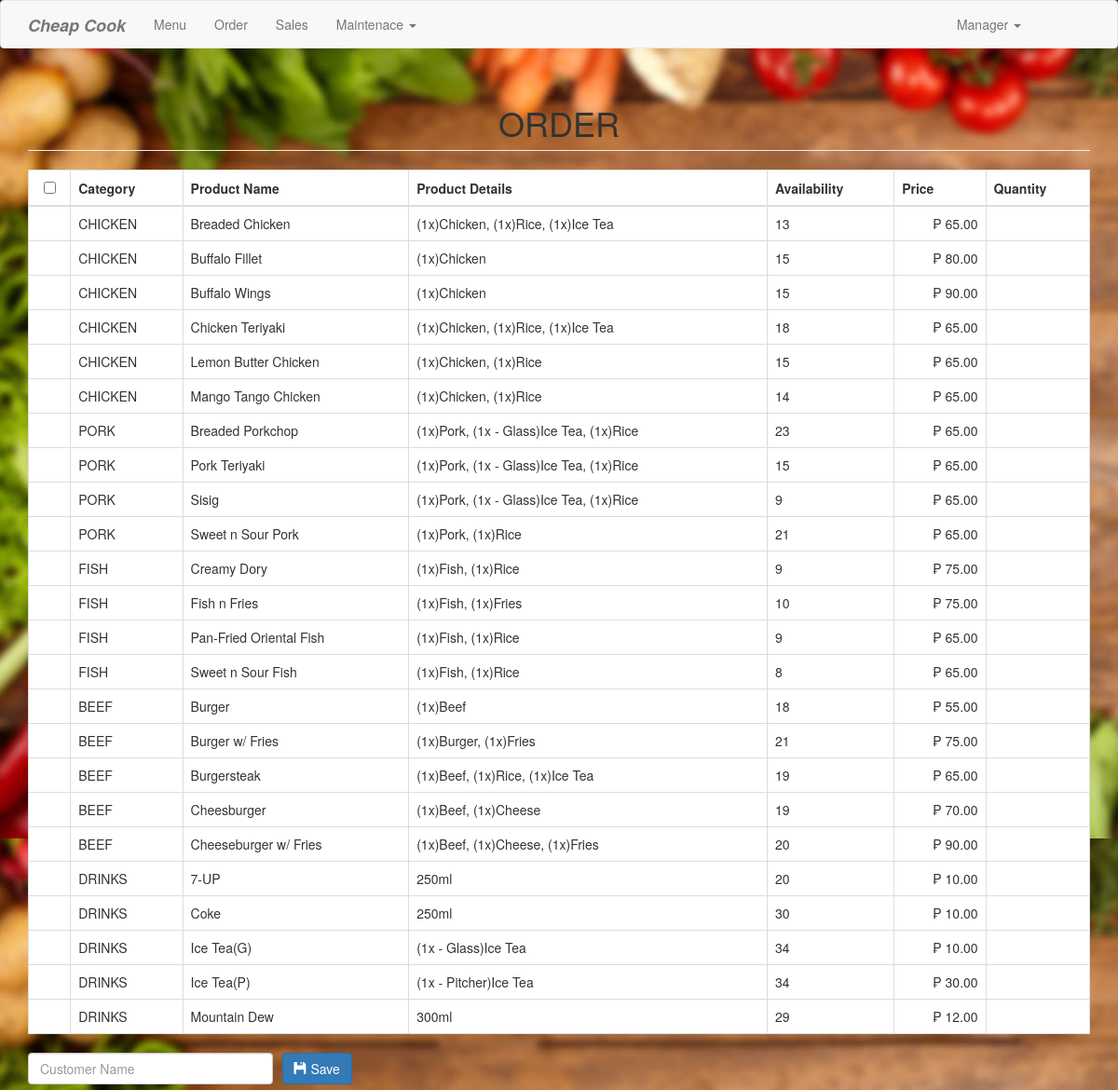
Before: /order.php with the older database file.
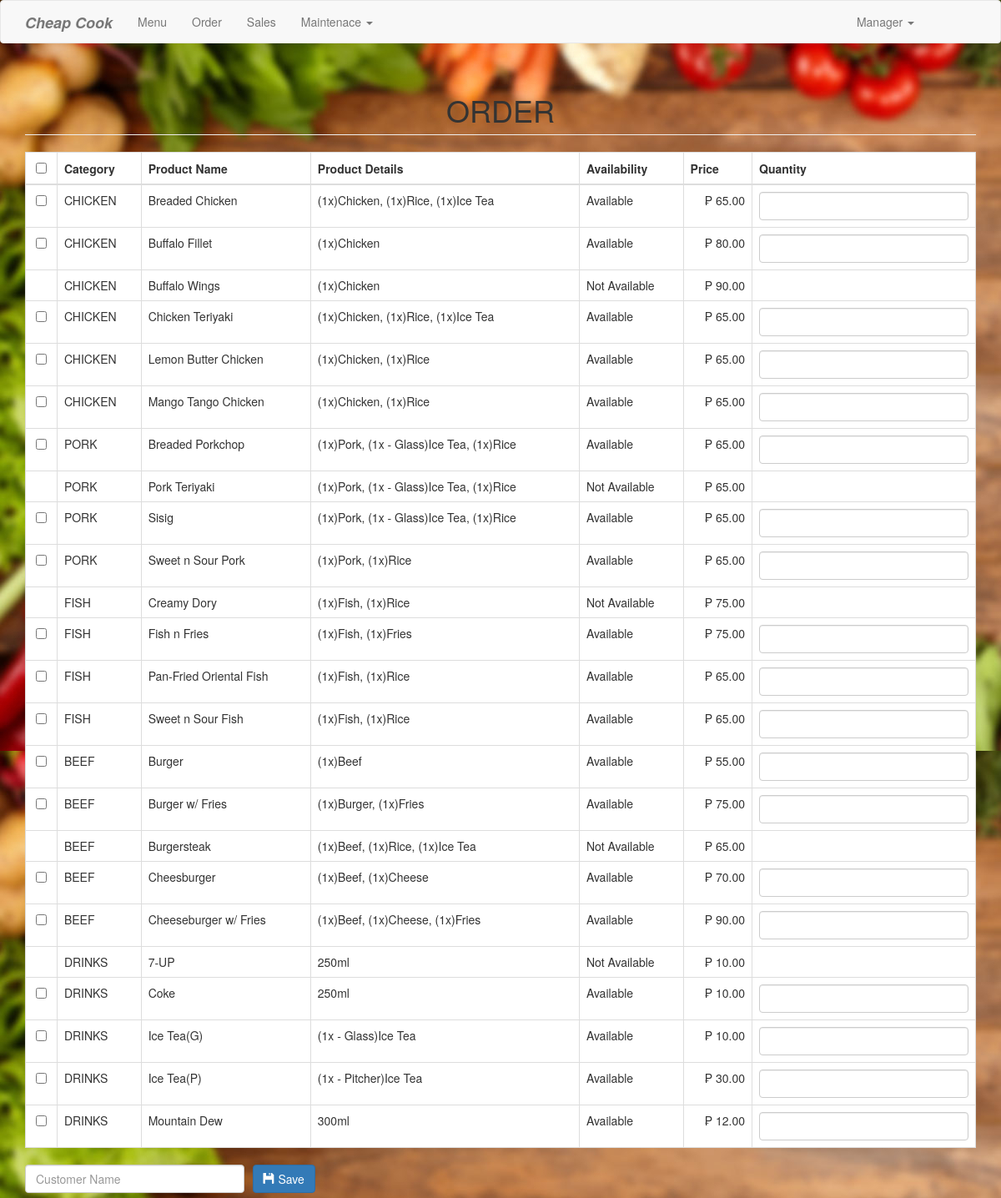
After: the same page with the newer database file.
### tables this page shows
CREATE TABLE  `product` (
  `productid` int(11) NOT NULL,
  `categoryid` int(1) NOT NULL,
  `productname` varchar(30) NOT NULL,
  `productdetails` varchar(100) NOT NULL,
  `prodavail` varchar(15) NOT NULL,
  `price` double NOT NULL,
  `photo` varchar(150) NOT NULL
);

CREATE TABLE `category` (
  `categoryid` int(11) NOT NULL,
  `catname` varchar(30) NOT NULL
);

### order.php (the view, shortened to what this page needs)
<?php include('header.php'); ?>
<body>
<?php include('navbar.php'); ?>
<div class="container">
	<h1 class="page-header text-center">ORDER</h1>
	<form method="POST" action="purchase.php">
		<table class="table table-hover table-bordered" style="background-color: white; ">
			<thead>
				<th class="text-center"><input type="checkbox" id="checkAll"></th>
				<th>Category</th>
				<th>Product Name</th>
				<th>Product Details</th>
				<th>Availability</th>
				<th>Price</th>
				<th>Quantity</th>
			</thead>
			<tbody>
				<?php
					$sql="select * from product left join category on category.categoryid=product.categoryid order by product.categoryid asc, productname asc";
					$query=$conn->query($sql);
					$iterate=0;
					while($row=$query->fetch_array()){
						?>
						<tr>
							<td class="text-center"><?php if($row['prodavail']=='Available'){?><input type="checkbox" value="<?php echo $row['productid']; ?>||<?php echo $iterate; ?>" name="productid[]" style=""><?php }?></td>
							<td><?php echo $row['catname']; ?></td>
							<td><?php echo $row['productname']; ?></td>
							<td><?php echo $row['productdetails']; ?></td>
							<td><?php echo $row['prodavail']; ?></td>
							<td class="text-right">₱ <?php echo number_format($row['price'], 2); ?></td>
							<td><?php if($row['prodavail']=='Available'){?>
							<input type="text" class="form-control" name="quantity_<?php echo $iterate; ?>">
					<?php }?></td>
						</tr>
						<?php
						$iterate++;
					}
				?>
			</tbody>
		</table>
		<div class="row">
			<div class="col-md-3">
				<input type="text" name="customer" class="form-control" placeholder="Customer Name" required>
			</div>
			<div class="col-md-2" style="margin-left:-20px;">
				<button type="submit" class="btn btn-primary"><span class="glyphicon glyphicon-floppy-disk"></span> Save</button>
			</div>
			<br><br>
		</div>
	</form>
</div>
</body>
</html>

### header.php (shortened to what this page needs)
<!DOCTYPE html>
<html>
<head>
	<link rel="stylesheet" href="https://maxcdn.bootstrapcdn.com/bootstrap/3.3.7/css/bootstrap.min.css">
</head>

### navbar.php (shortened to what this page needs)
<?php
$username = $_SESSION['username'];
?>
<nav class="navbar navbar-default">
  <div class="container">
    <div class="navbar-header">
      <a class="navbar-brand" href="index.php"><b><i>Cheap Cook</i></b></a>
    </div>
    <div class="collapse navbar-collapse" id="bs-example-navbar-collapse-1">
      <ul class="nav navbar-nav">
        <li><a href="index.php">Menu</a></li>
        <li><a href="order.php">Order</a></li>
        <li><a href="sales.php">Sales</a></li>
        <li>
          <a href="#" class="dropdown-toggle" style="margin-right:550px" data-toggle="dropdown" role="button" aria-haspopup="true" aria-expanded="false">Maintenace <span class="caret"></span></a>
          <li>
         <a href="#" class="dropdown-toggle"  data-toggle="dropdown" role="button" aria-haspopup="true" aria-expanded="false">Manager <?php echo $username;?><span class="caret"></span></a>
         </a></li>
        </li>
      </ul>
    </div>
  </div>
</nav>

### order.php (style rules this page uses)
body { background-image: url("upload/bg1.jpg") }

Changed rows visible on the page:
changed product "Breaded Chicken": productid (not shown) → "☐"; prodavail "13" → "Available"
changed product "Buffalo Fillet": productid (not shown) → "☐"; prodavail "15" → "Available"
changed product "Buffalo Wings": prodavail "15" → "Not Available"
changed product "Chicken Teriyaki": productid (not shown) → "☐"; prodavail "18" → "Available"
changed product "Lemon Butter Chicken": productid (not shown) → "☐"; prodavail "15" → "Available"
changed product "Mango Tango Chicken": productid (not shown) → "☐"; prodavail "14" → "Available"
changed product "Breaded Porkchop": productid (not shown) → "☐"; prodavail "23" → "Available"
changed product "Pork Teriyaki": prodavail "15" → "Not Available"
changed product "Sisig": productid (not shown) → "☐"; prodavail "9" → "Available"
changed product "Sweet n Sour Pork": productid (not shown) → "☐"; prodavail "21" → "Available"
changed product "Creamy Dory": prodavail "9" → "Not Available"
changed product "Fish n Fries": productid (not shown) → "☐"; prodavail "10" → "Available"
changed product "Pan-Fried Oriental Fish": productid (not shown) → "☐"; prodavail "9" → "Available"
changed product "Sweet n Sour Fish": productid (not shown) → "☐"; prodavail "8" → "Available"
changed product "Burger": productid (not shown) → "☐"; prodavail "18" → "Available"
changed product "Burger w/ Fries": productid (not shown) → "☐"; prodavail "21" → "Available"
changed product "Burgersteak": prodavail "19" → "Not Available"
changed product "Cheesburger": productid (not shown) → "☐"; prodavail "19" → "Available"
changed product "Cheeseburger w/ Fries": productid (not shown) → "☐"; prodavail "20" → "Available"
changed product "7-UP": prodavail "20" → "Not Available"
changed product "Coke": productid (not shown) → "☐"; prodavail "30" → "Available"
changed product "Ice Tea(G)": productid (not shown) → "☐"; prodavail "34" → "Available"
changed product "Ice Tea(P)": productid (not shown) → "☐"; prodavail "34" → "Available"
changed product "Mountain Dew": productid (not shown) → "☐"; prodavail "29" → "Available"
